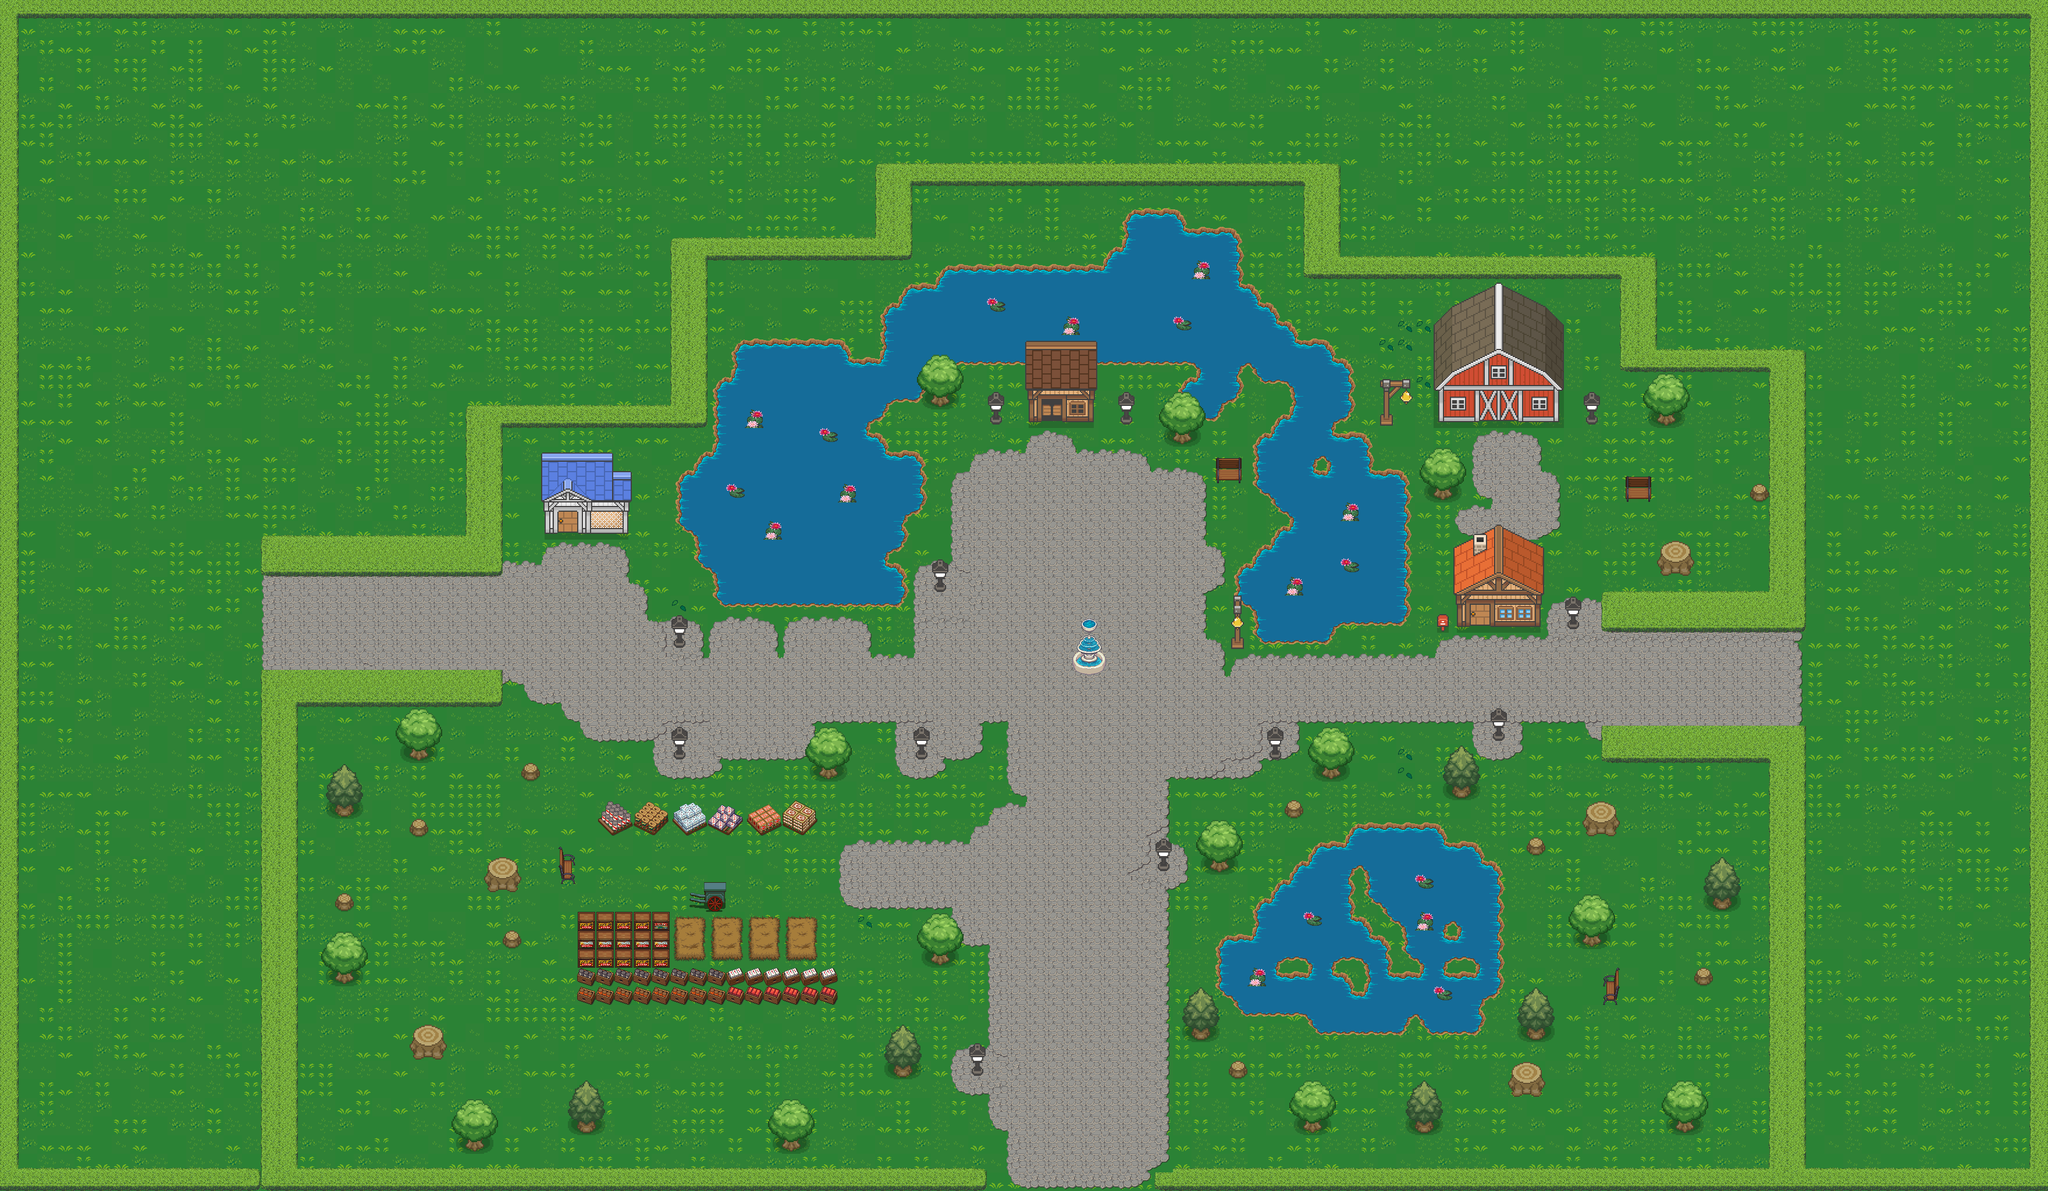

The image is a tile-based game level rendered from a .tmx file. Its description and source (layers, tilesets, objects; grid data summarised) follow:
An orthogonal 110x64 tile map with 32x32 px tiles, 4 tile layers (BackgroundLayer, Background1Layer, DecorationLayer, OverheadLayer), 9 tilesets and 456 objects (418x Collisions, 22x Bush, 8x Field, 2x NPC, Player, ...).

<map version="1.10" tiledversion="1.12.0" orientation="orthogonal" renderorder="right-down" width="110" height="64" tilewidth="32" tileheight="32" infinite="0" nextlayerid="36" nextobjectid="7330">
 <tileset firstgid="1" name="terrain" tilewidth="32" tileheight="32" tilecount="483" columns="21">
  <image source="../textures/Tilesets/terrain.png" width="672" height="736" />
  <wangsets>
   <wangset name="Dirt Path" type="corner" tile="-1">
    <wangcolor name="" color="#ff0000" tile="-1" probability="1" />
    <wangtile tileid="1" wangid="0,1,0,0,0,1,0,1" />
    <wangtile tileid="2" wangid="0,1,0,1,0,0,0,1" />
    <wangtile tileid="22" wangid="0,0,0,1,0,1,0,1" />
    <wangtile tileid="23" wangid="0,1,0,1,0,1,0,0" />
    <wangtile tileid="42" wangid="0,0,0,1,0,0,0,0" />
    <wangtile tileid="43" wangid="0,0,0,1,0,1,0,0" />
    <wangtile tileid="44" wangid="0,0,0,0,0,1,0,0" />
    <wangtile tileid="63" wangid="0,1,0,1,0,0,0,0" />
    <wangtile tileid="64" wangid="0,1,0,1,0,1,0,1" />
    <wangtile tileid="65" wangid="0,0,0,0,0,1,0,1" />
    <wangtile tileid="84" wangid="0,1,0,0,0,0,0,0" />
    <wangtile tileid="85" wangid="0,1,0,0,0,0,0,1" />
    <wangtile tileid="86" wangid="0,0,0,0,0,0,0,1" />
   </wangset>
   <wangset name="Pool" type="corner" tile="-1">
    <wangcolor name="" color="#ff0000" tile="-1" probability="1" />
    <wangtile tileid="19" wangid="0,1,0,0,0,1,0,1" />
    <wangtile tileid="20" wangid="0,1,0,1,0,0,0,1" />
    <wangtile tileid="40" wangid="0,0,0,1,0,1,0,1" />
    <wangtile tileid="41" wangid="0,1,0,1,0,1,0,0" />
    <wangtile tileid="60" wangid="0,0,0,1,0,0,0,0" />
    <wangtile tileid="61" wangid="0,0,0,1,0,1,0,0" />
    <wangtile tileid="62" wangid="0,0,0,0,0,1,0,0" />
    <wangtile tileid="81" wangid="0,1,0,1,0,0,0,0" />
    <wangtile tileid="82" wangid="0,1,0,1,0,1,0,1" />
    <wangtile tileid="83" wangid="0,0,0,0,0,1,0,1" />
    <wangtile tileid="102" wangid="0,1,0,0,0,0,0,0" />
    <wangtile tileid="103" wangid="0,1,0,0,0,0,0,1" />
    <wangtile tileid="104" wangid="0,0,0,0,0,0,0,1" />
   </wangset>
   <wangset name="Hole" type="corner" tile="-1">
    <wangcolor name="" color="#ff0000" tile="-1" probability="1" />
    <wangtile tileid="10" wangid="0,1,0,0,0,1,0,1" />
    <wangtile tileid="11" wangid="0,1,0,1,0,0,0,1" />
    <wangtile tileid="31" wangid="0,0,0,1,0,1,0,1" />
    <wangtile tileid="32" wangid="0,1,0,1,0,1,0,0" />
    <wangtile tileid="51" wangid="0,0,0,1,0,0,0,0" />
    <wangtile tileid="53" wangid="0,0,0,0,0,1,0,0" />
    <wangtile tileid="72" wangid="0,1,0,1,0,0,0,0" />
    <wangtile tileid="73" wangid="0,1,0,1,0,1,0,1" />
    <wangtile tileid="74" wangid="0,0,0,0,0,1,0,1" />
    <wangtile tileid="93" wangid="0,1,0,0,0,0,0,0" />
    <wangtile tileid="94" wangid="0,1,0,0,0,0,0,1" />
    <wangtile tileid="95" wangid="0,0,0,0,0,0,0,1" />
   </wangset>
   <wangset name="Dirt" type="corner" tile="-1">
    <wangcolor name="" color="#ff0000" tile="-1" probability="1" />
    <wangtile tileid="145" wangid="0,1,0,0,0,1,0,1" />
    <wangtile tileid="146" wangid="0,1,0,1,0,0,0,1" />
    <wangtile tileid="166" wangid="0,0,0,1,0,1,0,1" />
    <wangtile tileid="167" wangid="0,1,0,1,0,1,0,0" />
    <wangtile tileid="186" wangid="0,0,0,1,0,0,0,0" />
    <wangtile tileid="187" wangid="0,0,0,1,0,1,0,0" />
    <wangtile tileid="188" wangid="0,0,0,0,0,1,0,0" />
    <wangtile tileid="207" wangid="0,1,0,1,0,0,0,0" />
    <wangtile tileid="208" wangid="0,1,0,1,0,1,0,1" />
    <wangtile tileid="209" wangid="0,0,0,0,0,1,0,1" />
    <wangtile tileid="228" wangid="0,1,0,0,0,0,0,0" />
    <wangtile tileid="229" wangid="0,1,0,0,0,0,0,1" />
    <wangtile tileid="230" wangid="0,0,0,0,0,0,0,1" />
   </wangset>
   <wangset name="Stone Path" type="corner" tile="-1">
    <wangcolor name="" color="#ff0000" tile="-1" probability="1" />
    <wangtile tileid="186" wangid="0,1,0,0,0,1,0,1" />
    <wangtile tileid="187" wangid="0,1,0,0,0,0,0,1" />
    <wangtile tileid="188" wangid="0,1,0,1,0,0,0,1" />
    <wangtile tileid="207" wangid="0,0,0,0,0,1,0,1" />
    <wangtile tileid="209" wangid="0,1,0,1,0,0,0,0" />
    <wangtile tileid="228" wangid="0,0,0,1,0,1,0,1" />
    <wangtile tileid="229" wangid="0,0,0,1,0,1,0,0" />
    <wangtile tileid="230" wangid="0,1,0,1,0,1,0,0" />
    <wangtile tileid="400" wangid="0,0,0,1,0,0,0,0" />
    <wangtile tileid="401" wangid="0,0,0,1,0,1,0,0" />
    <wangtile tileid="402" wangid="0,0,0,0,0,1,0,0" />
    <wangtile tileid="421" wangid="0,1,0,1,0,0,0,0" />
    <wangtile tileid="422" wangid="0,1,0,1,0,1,0,1" />
    <wangtile tileid="423" wangid="0,0,0,0,0,1,0,1" />
    <wangtile tileid="442" wangid="0,1,0,0,0,0,0,0" />
    <wangtile tileid="443" wangid="0,1,0,0,0,0,0,1" />
    <wangtile tileid="444" wangid="0,0,0,0,0,0,0,1" />
   </wangset>
   <wangset name="Bush" type="corner" tile="-1">
    <wangcolor name="" color="#ff0000" tile="-1" probability="1" />
    <wangtile tileid="136" wangid="0,1,0,0,0,1,0,1" />
    <wangtile tileid="137" wangid="0,1,0,1,0,0,0,1" />
    <wangtile tileid="157" wangid="0,0,0,1,0,1,0,1" />
    <wangtile tileid="158" wangid="0,1,0,1,0,1,0,0" />
    <wangtile tileid="177" wangid="0,0,0,1,0,0,0,0" />
    <wangtile tileid="178" wangid="0,0,0,1,0,1,0,0" />
    <wangtile tileid="179" wangid="0,0,0,0,0,1,0,0" />
    <wangtile tileid="198" wangid="0,1,0,1,0,0,0,0" />
    <wangtile tileid="199" wangid="0,1,0,1,0,1,0,1" />
    <wangtile tileid="200" wangid="0,0,0,0,0,1,0,1" />
    <wangtile tileid="219" wangid="0,1,0,0,0,0,0,0" />
    <wangtile tileid="220" wangid="0,1,0,0,0,0,0,1" />
    <wangtile tileid="221" wangid="0,0,0,0,0,0,0,1" />
   </wangset>
  </wangsets>
 </tileset>
 <tileset firstgid="484" name="vectoraith_tileset_farmingsims_buildings_32x32" tilewidth="32" tileheight="32" tilecount="256" columns="16">
  <image source="../textures/Tilesets/vectoraith_tileset_farmingsims_buildings_32x32.png" width="512" height="512" />
 </tileset>
 <tileset firstgid="740" name="vectoraith_tileset_farmingsims_details_winter_32x32" tilewidth="32" tileheight="32" tilecount="256" columns="16">
  <image source="../textures/Tilesets/vectoraith_tileset_farmingsims_details_winter_32x32.png" width="512" height="512" />
 </tileset>
 <tileset firstgid="996" name="vectoraith_tileset_farmingsims_details_fall_32x32" tilewidth="32" tileheight="32" tilecount="256" columns="16">
  <image source="../textures/Tilesets/vectoraith_tileset_farmingsims_details_fall_32x32.png" width="512" height="512" />
 </tileset>
 <tileset firstgid="1252" name="vectoraith_tileset_farmingsims_details_summer_32x32" tilewidth="32" tileheight="32" tilecount="256" columns="16">
  <image source="../textures/Tilesets/vectoraith_tileset_farmingsims_details_summer_32x32.png" width="512" height="512" />
 </tileset>
 <tileset firstgid="1508" name="victorian-garden" tilewidth="32" tileheight="32" tilecount="1024" columns="16">
  <image source="../textures/Tilesets/victorian-garden.png" width="512" height="2048" />
 </tileset>
 <tileset firstgid="2532" name="bricks" tilewidth="32" tileheight="32" tilecount="2048" columns="32">
  <image source="../textures/Tilesets/bricks.png" width="1024" height="2048" />
  <wangsets>
   <wangset name="Stone Path" type="corner" tile="-1">
    <wangcolor name="" color="#ff0000" tile="-1" probability="1" />
    <wangtile tileid="211" wangid="0,1,0,0,0,1,0,1" />
    <wangtile tileid="212" wangid="0,1,0,1,0,0,0,1" />
    <wangtile tileid="243" wangid="0,0,0,1,0,1,0,1" />
    <wangtile tileid="244" wangid="0,1,0,1,0,1,0,0" />
    <wangtile tileid="274" wangid="0,0,0,1,0,0,0,0" />
    <wangtile tileid="275" wangid="0,0,0,1,0,1,0,0" />
    <wangtile tileid="276" wangid="0,0,0,0,0,1,0,0" />
    <wangtile tileid="306" wangid="0,1,0,1,0,0,0,0" />
    <wangtile tileid="307" wangid="0,1,0,1,0,1,0,1" />
    <wangtile tileid="308" wangid="0,0,0,0,0,1,0,1" />
    <wangtile tileid="338" wangid="0,1,0,0,0,0,0,0" />
    <wangtile tileid="339" wangid="0,1,0,0,0,0,0,1" />
    <wangtile tileid="340" wangid="0,0,0,0,0,0,0,1" />
   </wangset>
  </wangsets>
 </tileset>
 <tileset firstgid="4580" name="victorian-market" tilewidth="32" tileheight="32" tilecount="1280" columns="16">
  <image source="../textures/Tilesets/victorian-market.png" width="512" height="2560" />
 </tileset>
 <tileset firstgid="5860" name="victorian-streets" tilewidth="32" tileheight="32" tilecount="1536" columns="16">
  <image source="../textures/Tilesets/victorian-streets.png" width="512" height="3072" />
  <wangsets>
   <wangset name="Fence" type="mixed" tile="-1">
    <wangcolor name="" color="#ff0000" tile="-1" probability="1" />
    <wangtile tileid="755" wangid="0,0,1,0,0,0,0,0" />
    <wangtile tileid="756" wangid="0,0,1,0,0,0,1,0" />
    <wangtile tileid="757" wangid="0,0,0,0,0,0,1,0" />
    <wangtile tileid="771" wangid="1,0,0,0,0,0,0,0" />
    <wangtile tileid="772" wangid="1,0,0,0,1,0,0,0" />
    <wangtile tileid="773" wangid="0,0,0,0,1,0,0,0" />
    <wangtile tileid="787" wangid="0,0,1,0,1,0,0,0" />
    <wangtile tileid="788" wangid="0,0,1,0,1,0,1,0" />
    <wangtile tileid="789" wangid="0,0,0,0,1,0,1,0" />
    <wangtile tileid="803" wangid="1,0,1,0,1,0,0,0" />
    <wangtile tileid="804" wangid="1,0,1,0,1,0,1,0" />
    <wangtile tileid="805" wangid="1,0,0,0,1,0,1,0" />
    <wangtile tileid="819" wangid="1,0,1,0,0,0,0,0" />
    <wangtile tileid="820" wangid="1,0,1,0,0,0,1,0" />
    <wangtile tileid="821" wangid="1,0,0,0,0,0,1,0" />
   </wangset>
  </wangsets>
 </tileset>
 <layer id="1" name="BackgroundLayer" width="110" height="64">
  <properties>
   <property name="dig" type="bool" value="true" />
  </properties>
  <data>[7040 cells, 7040 non-empty, 15 distinct tile ids]</data>
 </layer>
 <layer id="35" name="Background1Layer" width="110" height="64">
  <data>[7040 cells, 305 non-empty, 14 distinct tile ids]</data>
 </layer>
 <layer id="2" name="DecorationLayer" width="110" height="64">
  <data>[7040 cells, 2655 non-empty, 156 distinct tile ids]</data>
 </layer>
 <objectgroup id="4" name="Player" class="Player" visible="0">
  <object id="2459" type="Player" x="1792" y="1024" width="32" height="32" />
 </objectgroup>
 <objectgroup id="34" name="Bush">
  <object id="7285" type="Bush" x="1970" y="1985" width="1579" height="57" />
  <object id="7308" type="Bush" x="29" y="1" width="3462" height="66" />
  <object id="7309" type="Bush" x="-32" y="0" width="98" height="2037" />
  <object id="7310" type="Bush" x="30" y="1983" width="1698" height="60" />
  <object id="7311" type="Bush" x="438" y="1142" width="430" height="82" />
  <object id="7312" type="Bush" x="428" y="1219" width="101" height="780" />
  <object id="7313" type="Bush" x="444" y="910" width="430" height="87" />
  <object id="7315" type="Bush" x="3030" y="1244" width="84" height="752" />
  <object id="7316" type="Bush" x="2750" y="1242" width="286" height="71" />
  <object id="7317" type="Bush" x="2754" y="1012" width="291" height="76" />
  <object id="7318" type="Bush" x="3034" y="592" width="75" height="495" />
  <object id="7319" type="Bush" x="788" y="681" width="84" height="235" />
  <object id="7320" type="Bush" x="867" y="684" width="355" height="59" />
  <object id="7321" type="Bush" x="1145" y="399" width="75" height="284" />
  <object id="7322" type="Bush" x="1221" y="392" width="355" height="59" />
  <object id="7323" type="Bush" x="1501" y="272" width="75" height="117" />
  <object id="7324" type="Bush" x="1579" y="269" width="731" height="59" />
  <object id="7325" type="Bush" x="2238" y="329" width="75" height="152" />
  <object id="7326" type="Bush" x="2315" y="435" width="540" height="47" />
  <object id="7327" type="Bush" x="2780" y="483" width="75" height="159" />
  <object id="7328" type="Bush" x="2858" y="597" width="176" height="46" />
  <object id="7329" type="Bush" x="3458" y="8" width="88" height="1994" />
 </objectgroup>
 <group id="31" name="NPC">
  <objectgroup id="28" name="Guider">
   <object id="7233" type="NPC" x="1952" y="863" width="32" height="32" />
   <object id="7255" type="Guider_in" x="2519" y="1067" width="49" height="14" />
  </objectgroup>
  <objectgroup id="27" name="Trader">
   <object id="7235" type="NPC" x="1312" y="1472" width="32" height="32" />
   <object id="7254" type="Trader_in" x="952" y="899" width="49" height="22" />
  </objectgroup>
 </group>
 <objectgroup id="23" name="Collisions" class="Collisions">
  <object id="6557" type="Collisions" x="2474" y="550" width="68" height="174" />
  <object id="6558" type="Collisions" x="2610" y="550" width="68" height="174" />
  <object id="6559" type="Collisions" x="2542" y="507" width="68" height="162" />
  <object id="6557" type="Collisions" x="2474" y="550" width="68" height="174" />
  <object id="6558" type="Collisions" x="2610" y="550" width="68" height="174" />
  <object id="6559" type="Collisions" x="2542" y="507" width="68" height="162" />
  <object id="6601" type="Collisions" x="1601" y="682" width="31" height="17" />
  <object id="6601" type="Collisions" x="1601" y="682" width="31" height="17" />
  <object id="6604" type="Collisions" x="2849" y="714" width="31" height="17" />
  <object id="6607" type="Collisions" x="2017" y="746" width="31" height="17" />
  <object id="6613" type="Collisions" x="2465" y="842" width="31" height="17" />
  <object id="6619" type="Collisions" x="705" y="1290" width="31" height="17" />
  <object id="6622" type="Collisions" x="1409" y="1322" width="31" height="17" />
  <object id="6625" type="Collisions" x="2273" y="1322" width="31" height="17" />
  <object id="6631" type="Collisions" x="2081" y="1482" width="31" height="17" />
  <object id="6634" type="Collisions" x="2721" y="1610" width="31" height="17" />
  <object id="6637" type="Collisions" x="1601" y="1642" width="31" height="17" />
  <object id="6640" type="Collisions" x="577" y="1674" width="31" height="17" />
  <object id="6646" type="Collisions" x="2241" y="1930" width="31" height="17" />
  <object id="6649" type="Collisions" x="2881" y="1930" width="31" height="17" />
  <object id="6652" type="Collisions" x="801" y="1962" width="31" height="17" />
  <object id="6655" type="Collisions" x="1345" y="1962" width="31" height="17" />
  <object id="6694" type="Collisions" x="2497" y="1355" width="31" height="17" />
  <object id="6697" type="Collisions" x="577" y="1387" width="31" height="17" />
  <object id="6700" type="Collisions" x="2945" y="1547" width="31" height="17" />
  <object id="6706" type="Collisions" x="2049" y="1771" width="31" height="17" />
  <object id="6706" type="Collisions" x="2049" y="1771" width="31" height="17" />
  <object id="6709" type="Collisions" x="2625" y="1771" width="31" height="17" />
  <object id="6709" type="Collisions" x="2625" y="1771" width="31" height="17" />
  <object id="6712" type="Collisions" x="1537" y="1835" width="31" height="17" />
  <object id="6715" type="Collisions" x="993" y="1931" width="31" height="17" />
  <object id="6718" type="Collisions" x="2433" y="1931" width="31" height="17" />
  <object id="6763" type="Collisions" x="3008" y="832" width="32" height="32" />
  <object id="6775" type="Collisions" x="896" y="1312" width="32" height="32" />
  <object id="6778" type="Collisions" x="2208" y="1376" width="32" height="32" />
  <object id="6781" type="Collisions" x="704" y="1408" width="32" height="32" />
  <object id="6781" type="Collisions" x="704" y="1408" width="32" height="32" />
  <object id="6787" type="Collisions" x="2624" y="1440" width="32" height="32" />
  <object id="6790" type="Collisions" x="576" y="1536" width="32" height="32" />
  <object id="6793" type="Collisions" x="864" y="1600" width="32" height="32" />
  <object id="6799" type="Collisions" x="2912" y="1664" width="32" height="32" />
  <object id="6802" type="Collisions" x="2112" y="1824" width="32" height="32" />
  <object id="6804" type="Collisions" x="2382" y="722" />
  <object id="6821" type="Collisions" x="2849" y="928" width="64" height="63" />
  <object id="6830" type="Collisions" x="2721" y="1376" width="64" height="63" />
  <object id="6833" type="Collisions" x="833" y="1472" width="64" height="63" />
  <object id="6839" type="Collisions" x="705" y="1760" width="64" height="63" />
  <object id="6842" type="Collisions" x="2593" y="1824" width="64" height="63" />
  <object id="6844" type="Collisions" x="2126" y="1105" />
  <object id="6845" type="Collisions" x="1712" y="720" />
  <object id="6846" type="Collisions" x="1936" y="720" />
  <object id="6847" type="Collisions" x="2736" y="720" />
  <object id="6848" type="Collisions" x="1616" y="1008" />
  <object id="6849" type="Collisions" x="2704" y="1072" />
  <object id="6850" type="Collisions" x="1168" y="1104" />
  <object id="6851" type="Collisions" x="2576" y="1264" />
  <object id="6852" type="Collisions" x="1168" y="1296" />
  <object id="6853" type="Collisions" x="1584" y="1296" />
  <object id="6854" type="Collisions" x="2192" y="1296" />
  <object id="6855" type="Collisions" x="2000" y="1488" />
  <object id="6856" type="Collisions" x="2470" y="1057" width="19" height="30" />
  <object id="6862" type="Collisions" x="2526" y="942" width="36" height="96" />
  <object id="6860" type="Collisions" x="2504" y="942" width="14" height="136" />
  <object id="6861" type="Collisions" x="2569" y="942" width="79" height="135" />
  <object id="6862" type="Collisions" x="2526" y="942" width="36" height="96" />
  <object id="6867" type="Collisions" x="1770" y="596" width="20" height="128" />
  <object id="6868" type="Collisions" x="1826" y="596" width="52" height="128" />
  <object id="6869" type="Collisions" x="1790" y="596" width="36" height="90" />
  <object id="6867" type="Collisions" x="1770" y="596" width="20" height="128" />
  <object id="6868" type="Collisions" x="1826" y="596" width="52" height="128" />
  <object id="6869" type="Collisions" x="1790" y="596" width="36" height="90" />
  <object id="6875" type="Collisions" x="1000" y="788" width="52" height="128" />
  <object id="6876" type="Collisions" x="937" y="789" width="14" height="128" />
  <object id="6877" type="Collisions" x="1052" y="819" width="26" height="97" />
  <object id="6878" type="Collisions" x="958" y="788" width="36" height="90" />
  <object id="6877" type="Collisions" x="1052" y="819" width="26" height="97" />
  <object id="6878" type="Collisions" x="958" y="788" width="36" height="90" />
  <object id="6880" type="Collisions" x="1939" y="370" width="13" height="14" />
  </objectgroup>
 <layer id="3" name="OverheadLayer" width="110" height="64">
  <data>[7040 cells, 280 non-empty, 118 distinct tile ids]</data>
 </layer>
 <group id="29" name="Interaction">
  <objectgroup id="30" name="Trader">
   <!-- 1 objects omitted --></objectgroup>
  <objectgroup id="33" name="House_in">
   <!-- 1 objects omitted --></objectgroup>
  <objectgroup id="21" name="Guider">
   <!-- 1 objects omitted --></objectgroup>
 </group>
 <objectgroup id="26" name="Field" visible="0">
  <!-- 8 objects omitted --></objectgroup>
</map>
<!-- 351 of 456 objects omitted -->
